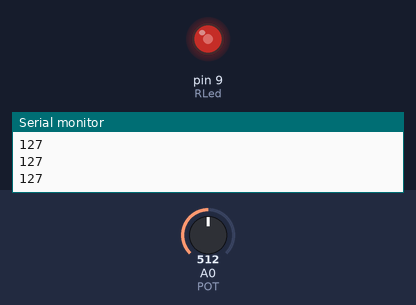
The sketch below on a simulated Arduino Uno, built with avr-gcc and run on an emulated ATmega328P. On the bench: output pins drawn as LEDs (lit = HIGH), the last lines printed to the serial monitor. The test bench sets the inputs (shaded band); at power-on: A0 (POT) = 512.

Above: at 1.2 s.
1.3 s: A0 (POT) set to 716
At 2.0 s:
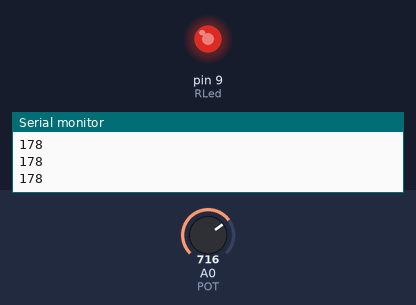
2.8 s: A0 (POT) set to 900
At 4.0 s:
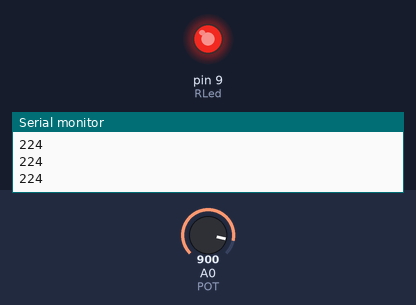
4.3 s: A0 (POT) set to 122
At 5.4 s:
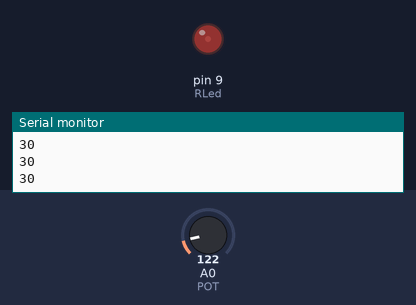
5.8 s: A0 (POT) set to 0
At 6.6 s:
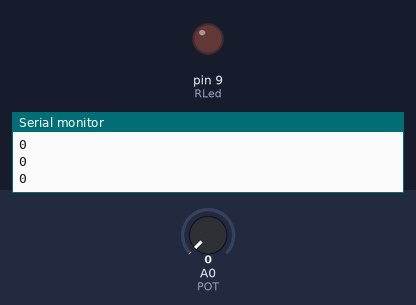
7.3 s: A0 (POT) set to 511
At 7.7 s:
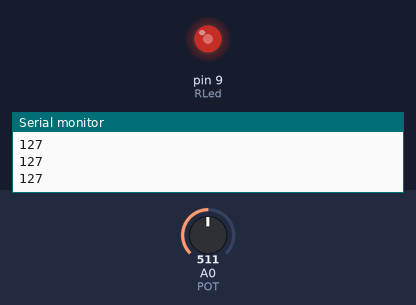
Timing chart, 0 to 9.8 s (numbered marks = the images above; inputs shaded):
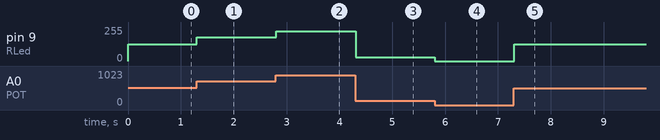

Measured:
- after the input at 1.3 s, pin 9 (RLed): 127/255 → 178/255 at once
- after the input at 2.8 s, pin 9 (RLed): 178/255 → 224/255 at once
- after the input at 4.3 s, pin 9 (RLed): 224/255 → 30/255 at once
- after the input at 5.8 s, pin 9 (RLed): 30/255 → 0/255 at once
- after the input at 7.3 s, pin 9 (RLed): 0/255 → 127/255 at once

The sketch:

_14._Read_Potentiometer_RGB_Vary.ino
```cpp
const int POT = 0; // Assigning pin no 0 as POT
const int RLed = 9;
// const int GLed = 10;
// const int BLed = 11;

int val = 0; // Initializing Val as 0
const int dim = 0;
const int bright = 1023;

void setup()
{
  Serial.begin(9600); // Opening serial port. Defining Bits per sec
  pinMode(RLed, OUTPUT);
  pinMode(POT, INPUT);
  //pinMode(GLed, OUTPUT);
  //pinMode(BLed, OUTPUT);
}

void loop()
{
  val = analogRead(POT); // Read value from the Potentiometer and store in val
  val = map(val, dim, bright, 0, 255);
  analogWrite(RLed, val);
  /* RED
  if (val < 341)
  {
    digitalWrite(RLed, HIGH);
    digitalWrite(GLed, LOW);
    digitalWrite(BLed, LOW);
  }
  // BLUE
  else if (val > 679)
  {
    digitalWrite(RLed, LOW);
    digitalWrite(GLed, LOW);
    digitalWrite(BLed, HIGH);
  }
  // GREEN
  else
  {
    digitalWrite(RLed, LOW);
    digitalWrite(GLed, HIGH);
    digitalWrite(BLed, LOW);
  }*/
  Serial.println(val); // Print value of val using Arduino serial print option
  delay(5);
}
```
